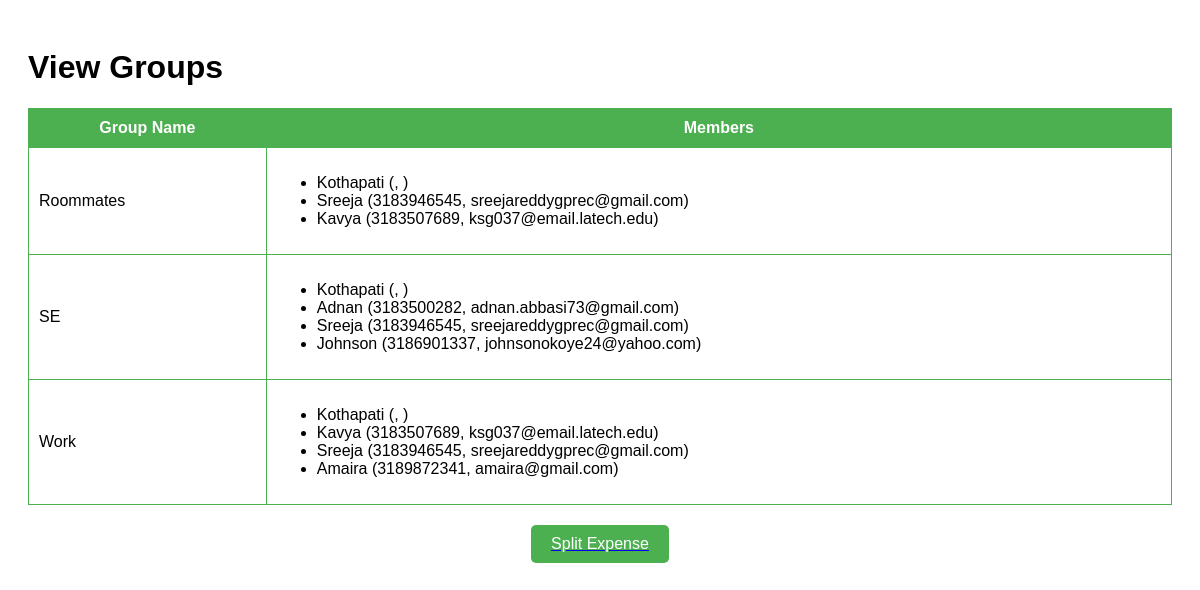
/view_groups (signed in), run on the app's committed database.
### tables this page shows
CREATE TABLE members (
            id INTEGER PRIMARY KEY AUTOINCREMENT,
            group_name TEXT NOT NULL,
            name TEXT NOT NULL,
            phone TEXT NOT NULL,
            email TEXT NOT NULL,
            FOREIGN KEY (group_name) REFERENCES groups_table(group_name)
        );

### app.py (the view)
@app.route('/view_groups')
def view_groups():
    if 'username' not in session:
        return redirect(url_for('login'))
    logged_in_user = session['username']
    conn = sqlite3.connect(db_path)
    cursor = conn.cursor()
    cursor.execute('SELECT group_name FROM members WHERE name = ?', (logged_in_user,))
    groups = cursor.fetchall()
    group_data = []
    for group in groups:
        cursor.execute('SELECT name, phone, email FROM members WHERE group_name = ?', (group[0],))
        members = cursor.fetchall()
        group_data.append({'group_name': group[0], 'members': members})
    conn.close()
    return render_template('view_groups.html', groups=group_data)

### templates/view_groups.html (shortened to what this page needs)
<!DOCTYPE html>
<html lang="en">
<head>
</head>
<body>
    <h1>View Groups</h1>
    <table>
        <thead>
            <tr>
                <th>Group Name</th>
                <th>Members</th>
            </tr>
        </thead>
        <tbody>
            {% for group in groups %}
            <tr>
                <td>{{ group.group_name }}</td>
                <td>
                    <ul>
                        {% for member in group.members %}
                        <li>{{ member[0] }} ({{ member[1] }}, {{ member[2] }})</li>
                        {% endfor %}
                    </ul>
                </td>
            </tr>
            {% endfor %}
        </tbody>
    </table>
    <a href="{{ url_for('split_expense') }}">
        <button class="split-expense-btn">Split Expense</button>
    </a>
</body>
</html>

### templates/view_groups.html (style rules this page uses)
body { font-family: Arial, sans-serif; background: linear-gradient(135deg, #e0f7fa, #e8f5e9); background-image: url('https://i.postimg.cc/m2Mwh4S5/background-image.webp'); background-size: cover; background-position: center; padding: 20px; }
table { width: 100%; border-collapse: collapse; margin-top: 20px; }
table, th, td { border: 1px solid #4caf50; }
th { background-color: #4caf50; color: white; padding: 10px; }
td { padding: 10px; text-align: left; }
.split-expense-btn { display: block; margin: 20px auto; padding: 10px 20px; background-color: #4caf50; color: white; border: none; border-radius: 5px; cursor: pointer; font-size: 1rem; }

### data on the page
members: group_name "Roommates", name "Sreeja", phone "3183946545", email "sreejareddygprec@gmail.com"
members: name "Kothapati"
members: name "Kavya", phone "3183507689", email "ksg037@email.latech.edu"
members: group_name "SE", name "Sreeja", phone "3183946545", email "sreejareddygprec@gmail.com"
members: name "Kothapati"
members: name "Adnan", phone "3183500282", email "adnan.abbasi73@gmail.com"
members: name "Johnson", phone "3186901337", email "johnsonokoye24@yahoo.com"
members: group_name "Work", name "Sreeja", phone "3183946545", email "sreejareddygprec@gmail.com"
members: name "Kothapati"
members: name "Kavya", phone "3183507689", email "ksg037@email.latech.edu"
members: name "Amaira", phone "3189872341", email "amaira@gmail.com"
